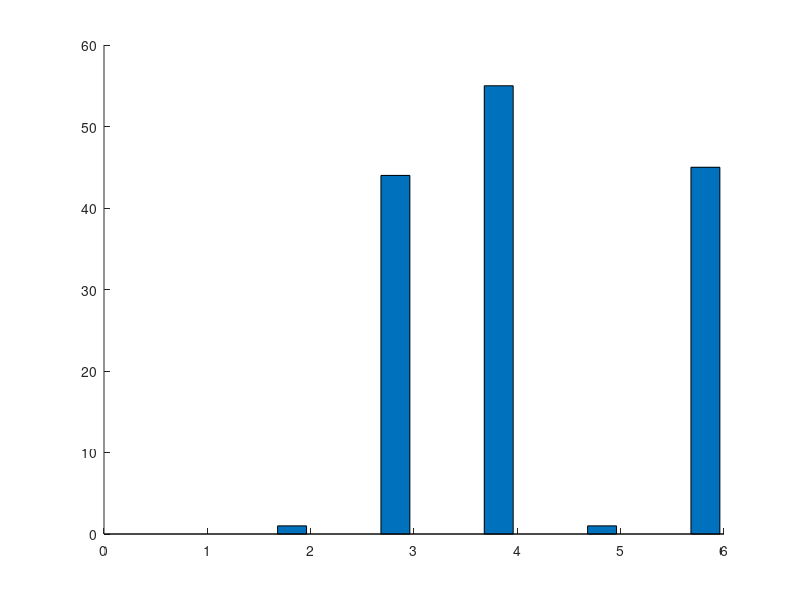

Here is the MATLAB script that generated this plot: (Note: this script raises an error after producing the figure.)
function pic_bar_TAS102_Xu_2018()

y_Xu_2018=[0 0;1 1.1;44 43;55 55.9;1 1.1;45 44.1];

b=bar(y_Xu_2018,0.8,'FaceAlpha',0.7);

xtips1 = b(1).XEndPoints;
ytips1 = b(1).YEndPoints;
labels1 = string(b(1).YData);
text(xtips1,ytips1,labels1,'HorizontalAlignment','center','VerticalAlignment','bottom','FontSize',22)

xtips2 = b(2).XEndPoints;
ytips2 = b(2).YEndPoints;
labels2 = string(b(2).YData);
text(xtips2,ytips2,labels2,'HorizontalAlignment','center','VerticalAlignment','bottom','FontSize',22)

hold on
t1=[0.85 1.85 2.85 3.85 4.85 5.85];
t2=[1.15 2.15 3.15 4.15 5.15 6.15];
m1=[0 1 44 55 1 45];
m2=[0 1.1 43 55.9 1.1 44.1];
plot(t1,m1,'-.or','LineWidth',1,'Color',[190 190 190]./255,'MarkerSize',10,'MarkerEdgeColor',[190 190 190]./255,'MarkerFaceColor',[190 190 190]./255);
hold on
plot(t2,m2,'-.or','LineWidth',1,'Color','#FFA500','MarkerSize',10,'MarkerEdgeColor','#FFA500','MarkerFaceColor','#FFA500');

set(b(1),'FaceColor',[190 190 190]./255);
set(b(2),'FaceColor','#FFA500');

%% Output image setting

set(gca,'YLim',[0 100]);
set(gca,'XTickLabel',{'CR' 'PR' 'SD' 'PD' 'ORR' 'DCR'});
set(gca,'Linewidth',1);
set(gca,'FontSize',28);
set(gca,'FontName','Arial');
ylabel('RECITS (%)');
title('Xu.2018');
legend('model simulation','clinical data','Location','northwest','FontSize',28);
legend('boxoff');
set(gcf,'unit','centimeters','position',[2 25 28 18])
print('TAS102_Xu_2018','-dpng','-r600')

end